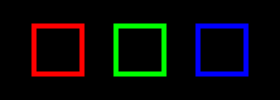
Frame 1 (no input)
Frame 60 (no input): identical to frame 1, image omitted
Frame 120 (the mouse pressed at the canvas centre since frame 60): identical to frame 1, image omitted

The p5.js sketch that drew this single still picture (run headless with seeded random() and noise() and a simulated clock; from frame 60 on, the mouse is pressed at the canvas centre):

// p5.js sketch
// ── sketch.js
let countRed, countGreen, countBlue;

function setup() {
  createCanvas(280, 100);
  rectMode(CENTER);  
  countRed = countGreen = countBlue = 0;
  
  
}

function draw() {
  strokeWeight(5);
  stroke(255)
  background(0);
  
  if(countRed > 0)
    countRed--;
  
  
  if(countGreen > 0)
    countGreen--;
  
  
  if(countBlue > 0)
    countBlue--;
  
  
  if(countRed > 0)
    fill(255,0,0);
  else
    noFill();  
  stroke(255,0,0);
  rect(58,50,48,48)
  
  
  
  
  if(countGreen > 0)
    fill(0,255,0);
  else
    noFill();  
  
  stroke(0,255,0);
  rect(140,50,48,48)
  
  if(countBlue > 0)
    fill(0,0,255);
  else
    noFill();  
  stroke(0,0,255);
  rect(222,50,48,48)
}


function mousePressed(){
  
  if( mouseInBox(58,50,48,48))
    countRed  = 50;
  
  if( mouseInBox(140,50,48,48))
    countGreen  = 50;
  
  if( mouseInBox(222,50,48,48))
      countBlue  = 50;
}



function mouseInBox(x,y,w,h){
  return mouseX>x-w/2 && mouseX<x+w/2 && mouseY > y-h/2 && mouseY < y+h/2
}
